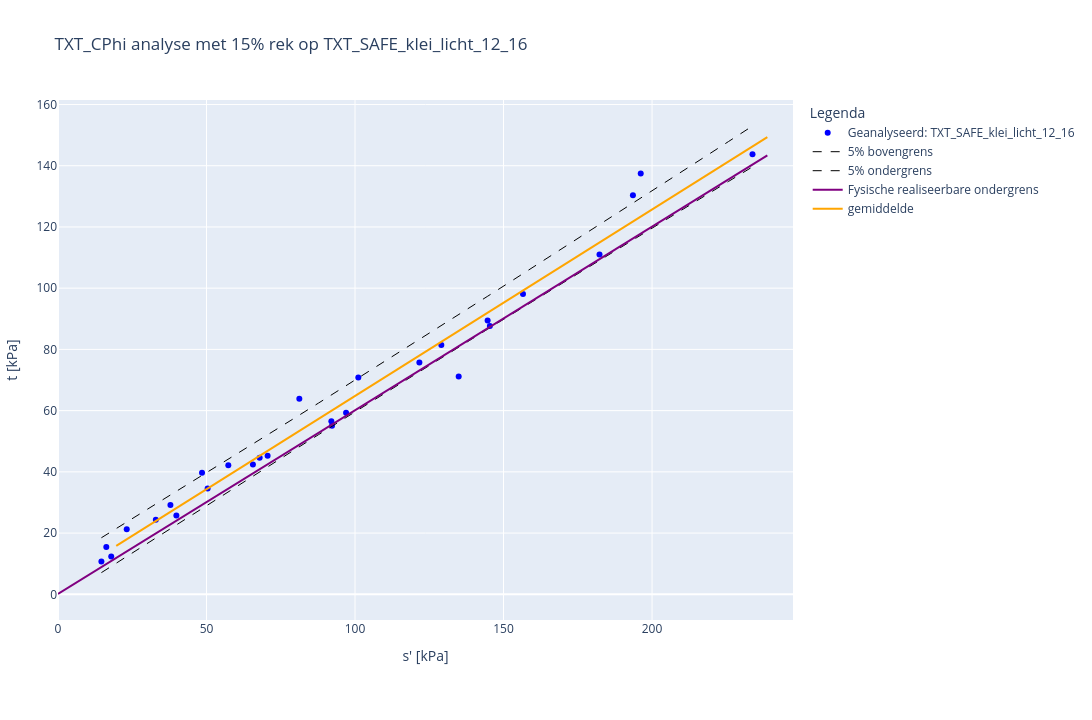
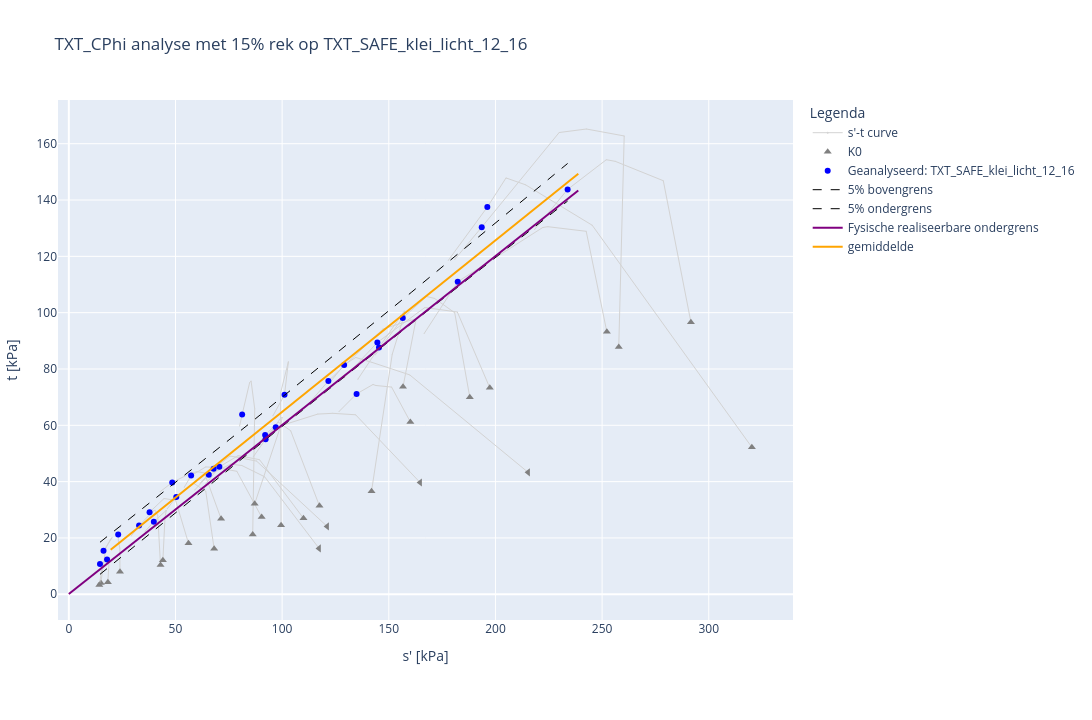

The notebook cell these images were saved under, in order:
### Code cell
#voer C-phi analyse uit met invoer en toon grafieken

if dropdown_type_proef.value.startswith('TXT'):
    rekpercentage = dropdown_rekpercentage_txt.value
else:
    rekpercentage = dropdown_rekpercentage_dss.value

analyse = CPhiAnalyse(dbase=dbase, investigation_groups=[dropdown_verzameling.value], effective_stress= rekpercentage,
                      analysis_type=dropdown_type_proef.value)

analyse.apply_parameters(cohesie_gem = PV_A1_COH_GEM_handmatig[0])
analyse.apply_parameters(phi_kar = PV_A2_PHI_KAR_handmatig[0])
analyse.apply_parameters(cohesie_kar = PV_A1_COH_KAR_handmatig[0])
analyse.apply_settings(material_factor_cohesion = PV_PARTCOH[0]) 
analyse.apply_settings(material_factor_tan_phi = PV_PARTPHI[0]) 
analyse.apply_settings(alpha = PV_TYPEVERZAMELING[0])

#Toon resultaten figuur en tabel met cohesie en hoek van inwendige wrijving
extra_verzamelingen_tonen = list(multi_select_verzameling.value)
analyse.show_figure(plot_extra_dataset= extra_verzamelingen_tonen )
analyse.show_figure(plot_spanningspaden=True)

analyse.print_short_results()

### Figure 1 — Plotly figure (JSON) as saved in the notebook; plotly's stock layout.template omitted (floating-point values rounded to 4 significant figures)
{"data": [{"hoverinfo": "text", "marker": {"color": "blue"}, "mode": "markers", "name": "Geanalyseerd: TXT_SAFE_klei_licht_12_16", "text": ["1166.0_AW206.+089_B_BIK_M017-a", "1177.0_AW206.+089_B_BIK_M025-a", "1178.0_AW206.+089_B_BIK_M027-a", "1227.0_AW215.+116_B_BIK_M014-c", "1228.0_AW215.+116_B_BIK_M015-a", "1276.0_AW216.+198_B_BIK_M027-a", "1392.0_AW299.+003_B_BIT_M007-a", "1405.0_AW299.+003_B_BIT_M017-a", "1592.0_AW298.+178_B_BIK_29", "1717.0_VY039.+095_B_BIT_11-b", "1718.0_VY039.+095_B_BIT_12", "1782.0_VY093.+142_B_AL_3", "2259.0_VY004.+187_B_AL_mo-10a", "2276.0_VY004.+187_B_BIT_mo-10a", "2278.0_VY004.+187_B_BIT_mo-13a", "2524.0_VY050.+179_B_MBIB_mo-17a", "2947.0_VY022.+183_B_AL_M005-b", "3617.0_AW205.+030_B_AL_mo-19", "3698.0_AW207.+158_B_AL_mo-04", "3715.0_AW207.+158_B_AL_mo-21", "3735.0_AW207.+162_B_BIK_mo-14", "3774.0_AW207.+162_B_BIT_mo-13", "3812.0_AW213.+167_B_BIK_mo-20", "3869.0_AW213.+171_B_AL_mo-05", "3886.0_AW213.+171_B_AL_mo-22", "3897.0_AW217.+083_B_AL_mo-08", "3979.0_AW217.+084_B_BIT_mo-22", "4224.0_AW240.+027_B_BIT_mo-05"], "type": "scatter", "x": [156.6, 144.6, 121.7, 233.8, 92.25, 182.3, 23.14, 39.85, 145.4, 32.94, 134.9, 48.49, 14.61, 17.92, 96.99, 50.37, 16.26, 67.89, 65.62, 37.85, 81.25, 196.2, 193.6, 92.03, 57.34, 70.57, 101.1, 129.1], "y": [98.11, 89.43, 75.74, 143.8, 55.06, 111.0, 21.26, 25.77, 87.65, 24.39, 71.16, 39.72, 10.71, 12.32, 59.29, 34.57, 15.46, 44.59, 42.42, 29.15, 63.85, 137.5, 130.4, 56.53, 42.14, 45.27, 70.81, 81.46]}, {"line": {"color": "black", "dash": "dash", "width": 1}, "mode": "lines", "name": "5% bovengrens", "type": "scatter", "x": [14.61, 22.73, 30.85, 38.97, 47.09, 55.2, 63.32, 71.44, 79.56, 87.68, 95.8, 103.9, 112.0, 120.2, 128.3, 136.4, 144.5, 152.6, 160.7, 168.9, 177.0, 185.1, 193.2, 201.3, 209.5, 217.6, 225.7, 233.8], "y": [18.48, 23.32, 28.18, 33.04, 37.92, 42.8, 47.7, 52.6, 57.52, 62.45, 67.39, 72.34, 77.31, 82.29, 87.27, 92.27, 97.28, 102.3, 107.3, 112.4, 117.4, 122.5, 127.5, 132.6, 137.7, 142.8, 147.9, 153.0]}, {"line": {"color": "black", "dash": "dash", "width": 1}, "mode": "lines", "name": "5% ondergrens", "type": "scatter", "x": [14.61, 22.73, 30.85, 38.97, 47.09, 55.2, 63.32, 71.44, 79.56, 87.68, 95.8, 103.9, 112.0, 120.2, 128.3, 136.4, 144.5, 152.6, 160.7, 168.9, 177.0, 185.1, 193.2, 201.3, 209.5, 217.6, 225.7, 233.8], "y": [7.08, 12.13, 17.16, 22.19, 27.21, 32.21, 37.21, 42.19, 47.16, 52.12, 57.07, 62.01, 66.94, 71.85, 76.75, 81.65, 86.53, 91.4, 96.26, 101.1, 106.0, 110.8, 115.6, 120.4, 125.2, 130.0, 134.8, 139.6]}, {"line": {"color": "purple", "width": 2}, "mode": "lines", "name": "Fysische realiseerbare ondergrens", "type": "scatter", "x": [0, 238.8], "y": [0.1, 143.4]}, {"line": {"color": "orange", "width": 2}, "mode": "lines", "name": "gemiddelde", "type": "scatter", "x": [19.61, 238.8], "y": [15.82, 149.3]}], "layout": {"height": 720, "legend": {"title": {"text": "Legenda"}}, "margin": {"b": 100, "l": 50, "r": 50, "t": 100}, "title": {"text": "TXT_CPhi analyse met 15% rek op TXT_SAFE_klei_licht_12_16"}, "width": 1280, "xaxis": {"title": {"text": "s' [kPa]"}}, "yaxis": {"title": {"text": "t [kPa]"}}}}

### Figure 2 — Plotly figure (JSON) as saved in the notebook; plotly's stock layout.template omitted (floating-point values rounded to 4 significant figures)
{"data": [{"hoverinfo": "text", "line": {"color": "lightgray", "width": 1}, "marker": {"color": "lightgray", "size": 1}, "mode": "lines+markers", "name": "s'-t curve", "showlegend": true, "text": ["3897.0_AW217.+083_B_AL_mo-08 - consolidatie<br>S':110.0, T:27.0", "3897.0_AW217.+083_B_AL_mo-08 - 2% rek<br>S':89.4, T:47.8", "3897.0_AW217.+083_B_AL_mo-08 - 5% rek<br>S':80.1, T:49.1", "3897.0_AW217.+083_B_AL_mo-08 - pieksterkte<br>S':79.3, T:49.2", "3897.0_AW217.+083_B_AL_mo-08 - 15% rek<br>S':70.6, T:45.3", "3897.0_AW217.+083_B_AL_mo-08 - eindsterkte<br>S':64.2, T:39.2"], "type": "scatter", "x": [110.0, 89.4, 80.13, 79.28, 70.57, 64.2], "y": [27.0, 47.8, 49.13, 49.18, 45.27, 39.2]}, {"hoverinfo": "text", "marker": {"color": "gray", "size": 7, "symbol": "triangle-up"}, "mode": "markers", "name": "K0", "showlegend": true, "text": "3897.0_AW217.+083_B_AL_mo-08 - consolidatie<br>S':110.0, T:27.0", "type": "scatter", "x": [110], "y": [27]}, {"hoverinfo": "text", "line": {"color": "lightgray", "width": 1}, "marker": {"color": "lightgray", "size": 1}, "mode": "lines+markers", "name": "Spanningspad 3979.0_AW217.+084_B_BIT_mo-22", "showlegend": false, "text": ["3979.0_AW217.+084_B_BIT_mo-22 - consolidatie<br>S':99.5, T:24.5", "3979.0_AW217.+084_B_BIT_mo-22 - 2% rek<br>S':99.2, T:71.4", "3979.0_AW217.+084_B_BIT_mo-22 - pieksterkte<br>S':102.9, T:82.5", "3979.0_AW217.+084_B_BIT_mo-22 - 5% rek<br>S':102.9, T:82.5", "3979.0_AW217.+084_B_BIT_mo-22 - 15% rek<br>S':101.1, T:70.8", "3979.0_AW217.+084_B_BIT_mo-22 - eindsterkte<br>S':95.7, T:63.4"], "type": "scatter", "x": [99.5, 99.25, 102.9, 102.9, 101.1, 95.69], "y": [24.5, 71.45, 82.53, 82.52, 70.81, 63.39]}, {"hoverinfo": "text", "marker": {"color": "gray", "size": 7, "symbol": "triangle-up"}, "mode": "markers", "name": "Start 3979.0_AW217.+084_B_BIT_mo-22", "showlegend": false, "text": "3979.0_AW217.+084_B_BIT_mo-22 - consolidatie<br>S':99.5, T:24.5", "type": "scatter", "x": [99.5], "y": [24.5]}, {"hoverinfo": "text", "line": {"color": "lightgray", "width": 1}, "marker": {"color": "lightgray", "size": 1}, "mode": "lines+markers", "name": "Spanningspad 1227.0_AW215.+116_B_BIK_M014-c", "showlegend": false, "text": ["1227.0_AW215.+116_B_BIK_M014-c - consolidatie<br>S':291.6, T:96.6", "1227.0_AW215.+116_B_BIK_M014-c - 2% rek<br>S':278.7, T:146.8", "1227.0_AW215.+116_B_BIK_M014-c - 5% rek<br>S':256.2, T:153.7", "1227.0_AW215.+116_B_BIK_M014-c - pieksterkte<br>S':252.0, T:154.3", "1227.0_AW215.+116_B_BIK_M014-c - 15% rek<br>S':233.8, T:143.8", "1227.0_AW215.+116_B_BIK_M014-c - eindsterkte<br>S':218.3, T:129.6"], "type": "scatter", "x": [291.6, 278.7, 256.2, 252.0, 233.8, 218.3], "y": [96.62, 146.8, 153.7, 154.3, 143.8, 129.6]}, {"hoverinfo": "text", "marker": {"color": "gray", "size": 7, "symbol": "triangle-up"}, "mode": "markers", "name": "Start 1227.0_AW215.+116_B_BIK_M014-c", "showlegend": false, "text": "1227.0_AW215.+116_B_BIK_M014-c - consolidatie<br>S':291.6, T:96.6", "type": "scatter", "x": [291.6], "y": [96.62]}, {"hoverinfo": "text", "line": {"color": "lightgray", "width": 1}, "marker": {"color": "lightgray", "size": 1}, "mode": "lines+markers", "name": "Spanningspad 1392.0_AW299.+003_B_BIT_M007-a", "showlegend": false, "text": ["1392.0_AW299.+003_B_BIT_M007-a - consolidatie<br>S':24.0, T:8.0", "1392.0_AW299.+003_B_BIT_M007-a - 2% rek<br>S':23.9, T:16.4", "1392.0_AW299.+003_B_BIT_M007-a - 5% rek<br>S':23.2, T:18.9", "1392.0_AW299.+003_B_BIT_M007-a - 15% rek<br>S':23.1, T:21.3", "1392.0_AW299.+003_B_BIT_M007-a - pieksterkte<br>S':22.3, T:21.5", "1392.0_AW299.+003_B_BIT_M007-a - eindsterkte<br>S':22.2, T:20.6"], "type": "scatter", "x": [23.99, 23.89, 23.23, 23.14, 22.34, 22.24], "y": [7.99, 16.4, 18.92, 21.26, 21.46, 20.6]}, {"hoverinfo": "text", "marker": {"color": "gray", "size": 7, "symbol": "triangle-up"}, "mode": "markers", "name": "Start 1392.0_AW299.+003_B_BIT_M007-a", "showlegend": false, "text": "1392.0_AW299.+003_B_BIT_M007-a - consolidatie<br>S':24.0, T:8.0", "type": "scatter", "x": [23.99], "y": [7.99]}, {"hoverinfo": "text", "line": {"color": "lightgray", "width": 1}, "marker": {"color": "lightgray", "size": 1}, "mode": "lines+markers", "name": "Spanningspad 3812.0_AW213.+167_B_BIK_mo-20", "showlegend": false, "text": ["3812.0_AW213.+167_B_BIK_mo-20 - consolidatie<br>S':257.8, T:87.8", "3812.0_AW213.+167_B_BIK_mo-20 - 2% rek<br>S':260.4, T:162.8", "3812.0_AW213.+167_B_BIK_mo-20 - pieksterkte<br>S':242.6, T:165.2", "3812.0_AW213.+167_B_BIK_mo-20 - 5% rek<br>S':229.9, T:164.0", "3812.0_AW213.+167_B_BIK_mo-20 - 15% rek<br>S':193.6, T:130.4", "3812.0_AW213.+167_B_BIK_mo-20 - eindsterkte<br>S':180.9, T:118.9"], "type": "scatter", "x": [257.8, 260.4, 242.6, 229.9, 193.6, 180.9], "y": [87.8, 162.8, 165.2, 164.0, 130.4, 118.9]}, {"hoverinfo": "text", "marker": {"color": "gray", "size": 7, "symbol": "triangle-up"}, "mode": "markers", "name": "Start 3812.0_AW213.+167_B_BIK_mo-20", "showlegend": false, "text": "3812.0_AW213.+167_B_BIK_mo-20 - consolidatie<br>S':257.8, T:87.8", "type": "scatter", "x": [257.8], "y": [87.8]}, {"hoverinfo": "text", "line": {"color": "lightgray", "width": 1}, "marker": {"color": "lightgray", "size": 1}, "mode": "lines+markers", "name": "Spanningspad 3715.0_AW207.+158_B_AL_mo-21", "showlegend": false, "text": ["3715.0_AW207.+158_B_AL_mo-21 - consolidatie<br>S':56.1, T:18.1", "3715.0_AW207.+158_B_AL_mo-21 - 2% rek<br>S':50.1, T:33.4", "3715.0_AW207.+158_B_AL_mo-21 - pieksterkte<br>S':44.8, T:34.0", "3715.0_AW207.+158_B_AL_mo-21 - 5% rek<br>S':44.6, T:34.0", "3715.0_AW207.+158_B_AL_mo-21 - 15% rek<br>S':37.8, T:29.1"], "type": "scatter", "x": [56.1, 50.06, 44.79, 44.56, 37.85], "y": [18.1, 33.36, 33.99, 33.96, 29.15]}, {"hoverinfo": "text", "marker": {"color": "gray", "size": 7, "symbol": "triangle-up"}, "mode": "markers", "name": "Start 3715.0_AW207.+158_B_AL_mo-21", "showlegend": false, "text": "3715.0_AW207.+158_B_AL_mo-21 - consolidatie<br>S':56.1, T:18.1", "type": "scatter", "x": [56.1], "y": [18.1]}, {"hoverinfo": "text", "line": {"color": "lightgray", "width": 1}, "marker": {"color": "lightgray", "size": 1}, "mode": "lines+markers", "name": "Spanningspad 1178.0_AW206.+089_B_BIK_M027-a", "showlegend": false, "text": ["1178.0_AW206.+089_B_BIK_M027-a - consolidatie<br>S':156.7, T:73.7", "1178.0_AW206.+089_B_BIK_M027-a - pieksterkte<br>S':162.8, T:97.5", "1178.0_AW206.+089_B_BIK_M027-a - 2% rek<br>S':160.2, T:97.3", "1178.0_AW206.+089_B_BIK_M027-a - 5% rek<br>S':147.2, T:94.2", "1178.0_AW206.+089_B_BIK_M027-a - 15% rek<br>S':121.7, T:75.7", "1178.0_AW206.+089_B_BIK_M027-a - eindsterkte<br>S':110.2, T:65.8"], "type": "scatter", "x": [156.7, 162.8, 160.2, 147.2, 121.7, 110.2], "y": [73.66, 97.55, 97.33, 94.18, 75.74, 65.8]}, {"hoverinfo": "text", "marker": {"color": "gray", "size": 7, "symbol": "triangle-up"}, "mode": "markers", "name": "Start 1178.0_AW206.+089_B_BIK_M027-a", "showlegend": false, "text": "1178.0_AW206.+089_B_BIK_M027-a - consolidatie<br>S':156.7, T:73.7", "type": "scatter", "x": [156.7], "y": [73.66]}, {"hoverinfo": "text", "line": {"color": "lightgray", "width": 1}, "marker": {"color": "lightgray", "size": 1}, "mode": "lines+markers", "name": "Spanningspad 1177.0_AW206.+089_B_BIK_M025-a", "showlegend": false, "text": ["1177.0_AW206.+089_B_BIK_M025-a - consolidatie<br>S':197.3, T:73.3", "1177.0_AW206.+089_B_BIK_M025-a - 2% rek<br>S':182.1, T:100.2", "1177.0_AW206.+089_B_BIK_M025-a - 5% rek<br>S':167.9, T:101.7", "1177.0_AW206.+089_B_BIK_M025-a - pieksterkte<br>S':166.8, T:101.8", "1177.0_AW206.+089_B_BIK_M025-a - 15% rek<br>S':144.6, T:89.4", "1177.0_AW206.+089_B_BIK_M025-a - eindsterkte<br>S':128.8, T:76.6"], "type": "scatter", "x": [197.3, 182.1, 167.9, 166.8, 144.6, 128.8], "y": [73.34, 100.2, 101.7, 101.8, 89.43, 76.62]}, {"hoverinfo": "text", "marker": {"color": "gray", "size": 7, "symbol": "triangle-up"}, "mode": "markers", "name": "Start 1177.0_AW206.+089_B_BIK_M025-a", "showlegend": false, "text": "1177.0_AW206.+089_B_BIK_M025-a - consolidatie<br>S':197.3, T:73.3", "type": "scatter", "x": [197.3], "y": [73.34]}, {"hoverinfo": "text", "line": {"color": "lightgray", "width": 1}, "marker": {"color": "lightgray", "size": 1}, "mode": "lines+markers", "name": "Spanningspad 3735.0_AW207.+162_B_BIK_mo-14", "showlegend": false, "text": ["3735.0_AW207.+162_B_BIK_mo-14 - consolidatie<br>S':86.2, T:21.2", "3735.0_AW207.+162_B_BIK_mo-14 - 2% rek<br>S':87.2, T:65.8", "3735.0_AW207.+162_B_BIK_mo-14 - pieksterkte<br>S':85.4, T:75.7", "3735.0_AW207.+162_B_BIK_mo-14 - 5% rek<br>S':84.8, T:75.2", "3735.0_AW207.+162_B_BIK_mo-14 - 15% rek<br>S':81.2, T:63.8", "3735.0_AW207.+162_B_BIK_mo-14 - eindsterkte<br>S':80.1, T:59.8"], "type": "scatter", "x": [86.2, 87.15, 85.44, 84.76, 81.25, 80.07], "y": [21.2, 65.85, 75.74, 75.16, 63.85, 59.77]}, {"hoverinfo": "text", "marker": {"color": "gray", "size": 7, "symbol": "triangle-up"}, "mode": "markers", "name": "Start 3735.0_AW207.+162_B_BIK_mo-14", "showlegend": false, "text": "3735.0_AW207.+162_B_BIK_mo-14 - consolidatie<br>S':86.2, T:21.2", "type": "scatter", "x": [86.2], "y": [21.2]}, {"hoverinfo": "text", "line": {"color": "lightgray", "width": 1}, "marker": {"color": "lightgray", "size": 1}, "mode": "lines+markers", "name": "Spanningspad 1592.0_AW298.+178_B_BIK_29", "showlegend": false, "text": ["1592.0_AW298.+178_B_BIK_29 - consolidatie<br>S':141.9, T:36.6", "1592.0_AW298.+178_B_BIK_29 - 2% rek<br>S':151.6, T:85.2", "1592.0_AW298.+178_B_BIK_29 - 5% rek<br>S':157.5, T:99.8", "1592.0_AW298.+178_B_BIK_29 - pieksterkte<br>S':157.3, T:100.6", "1592.0_AW298.+178_B_BIK_29 - 15% rek<br>S':145.4, T:87.7", "1592.0_AW298.+178_B_BIK_29 - eindsterkte<br>S':135.5, T:76.4"], "type": "scatter", "x": [141.9, 151.6, 157.5, 157.3, 145.4, 135.5], "y": [36.57, 85.22, 99.76, 100.6, 87.65, 76.38]}, {"hoverinfo": "text", "marker": {"color": "gray", "size": 7, "symbol": "triangle-up"}, "mode": "markers", "name": "Start 1592.0_AW298.+178_B_BIK_29", "showlegend": false, "text": "1592.0_AW298.+178_B_BIK_29 - consolidatie<br>S':141.9, T:36.6", "type": "scatter", "x": [141.9], "y": [36.57]}, {"hoverinfo": "text", "line": {"color": "lightgray", "width": 1}, "marker": {"color": "lightgray", "size": 1}, "mode": "lines+markers", "name": "Spanningspad 1166.0_AW206.+089_B_BIK_M017-a", "showlegend": false, "text": ["1166.0_AW206.+089_B_BIK_M017-a - consolidatie<br>S':188.0, T:70.0", "1166.0_AW206.+089_B_BIK_M017-a - 2% rek<br>S':180.9, T:100.0", "1166.0_AW206.+089_B_BIK_M017-a - 5% rek<br>S':171.4, T:105.1", "1166.0_AW206.+089_B_BIK_M017-a - pieksterkte<br>S':167.7, T:105.7", "1166.0_AW206.+089_B_BIK_M017-a - 15% rek<br>S':156.6, T:98.1", "1166.0_AW206.+089_B_BIK_M017-a - eindsterkte<br>S':143.8, T:85.1"], "type": "scatter", "x": [188.0, 180.9, 171.4, 167.7, 156.6, 143.8], "y": [69.97, 99.97, 105.1, 105.7, 98.11, 85.1]}, {"hoverinfo": "text", "marker": {"color": "gray", "size": 7, "symbol": "triangle-up"}, "mode": "markers", "name": "Start 1166.0_AW206.+089_B_BIK_M017-a", "showlegend": false, "text": "1166.0_AW206.+089_B_BIK_M017-a - consolidatie<br>S':188.0, T:70.0", "type": "scatter", "x": [188.0], "y": [69.97]}, {"hoverinfo": "text", "line": {"color": "lightgray", "width": 1}, "marker": {"color": "lightgray", "size": 1}, "mode": "lines+markers", "name": "Spanningspad 1276.0_AW216.+198_B_BIK_M027-a", "showlegend": false, "text": ["1276.0_AW216.+198_B_BIK_M027-a - consolidatie<br>S':252.2, T:93.2", "1276.0_AW216.+198_B_BIK_M027-a - 2% rek<br>S':242.5, T:128.9", "1276.0_AW216.+198_B_BIK_M027-a - pieksterkte<br>S':224.5, T:130.5", "1276.0_AW216.+198_B_BIK_M027-a - 5% rek<br>S':222.1, T:130.2", "1276.0_AW216.+198_B_BIK_M027-a - 15% rek<br>S':182.3, T:111.0", "1276.0_AW216.+198_B_BIK_M027-a - eindsterkte<br>S':166.6, T:92.6"], "type": "scatter", "x": [252.2, 242.5, 224.5, 222.1, 182.3, 166.6], "y": [93.21, 128.9, 130.5, 130.2, 111.0, 92.61]}, {"hoverinfo": "text", "marker": {"color": "gray", "size": 7, "symbol": "triangle-up"}, "mode": "markers", "name": "Start 1276.0_AW216.+198_B_BIK_M027-a", "showlegend": false, "text": "1276.0_AW216.+198_B_BIK_M027-a - consolidatie<br>S':252.2, T:93.2", "type": "scatter", "x": [252.2], "y": [93.21]}, {"hoverinfo": "text", "line": {"color": "lightgray", "width": 1}, "marker": {"color": "lightgray", "size": 1}, "mode": "lines+markers", "name": "Spanningspad 2278.0_VY004.+187_B_BIT_mo-13a", "showlegend": false, "text": ["2278.0_VY004.+187_B_BIT_mo-13a - consolidatie<br>S':164.7, T:39.7", "2278.0_VY004.+187_B_BIT_mo-13a - 2% rek<br>S':134.4, T:63.7", "2278.0_VY004.+187_B_BIT_mo-13a - pieksterkte<br>S':123.7, T:64.3", "2278.0_VY004.+187_B_BIT_mo-13a - 5% rek<br>S':116.7, T:64.0", "2278.0_VY004.+187_B_BIT_mo-13a - 15% rek<br>S':97.0, T:59.3", "2278.0_VY004.+187_B_BIT_mo-13a - eindsterkte<br>S':85.6, T:51.2"], "type": "scatter", "x": [164.7, 134.4, 123.7, 116.7, 96.99, 85.55], "y": [39.68, 63.74, 64.26, 63.99, 59.29, 51.25]}, {"hoverinfo": "text", "marker": {"color": "gray", "size": 7, "symbol": "triangle-left"}, "mode": "markers", "name": "Start 2278.0_VY004.+187_B_BIT_mo-13a", "showlegend": false, "text": "2278.0_VY004.+187_B_BIT_mo-13a - consolidatie<br>S':164.7, T:39.7", "type": "scatter", "x": [164.7], "y": [39.68]}, {"hoverinfo": "text", "line": {"color": "lightgray", "width": 1}, "marker": {"color": "lightgray", "size": 1}, "mode": "lines+markers", "name": "Spanningspad 1718.0_VY039.+095_B_BIT_12", "showlegend": false, "text": ["1718.0_VY039.+095_B_BIT_12 - consolidatie<br>S':160.1, T:61.2", "1718.0_VY039.+095_B_BIT_12 - 2% rek<br>S':151.3, T:73.6", "1718.0_VY039.+095_B_BIT_12 - 5% rek<br>S':143.9, T:74.2", "1718.0_VY039.+095_B_BIT_12 - pieksterkte<br>S':142.6, T:74.5", "1718.0_VY039.+095_B_BIT_12 - 15% rek<br>S':134.9, T:71.2", "1718.0_VY039.+095_B_BIT_12 - eindsterkte<br>S':126.7, T:64.9"], "type": "scatter", "x": [160.1, 151.3, 143.9, 142.6, 134.9, 126.7], "y": [61.2, 73.58, 74.15, 74.5, 71.16, 64.93]}, {"hoverinfo": "text", "marker": {"color": "gray", "size": 7, "symbol": "triangle-up"}, "mode": "markers", "name": "Start 1718.0_VY039.+095_B_BIT_12", "showlegend": false, "text": "1718.0_VY039.+095_B_BIT_12 - consolidatie<br>S':160.1, T:61.2", "type": "scatter", "x": [160.1], "y": [61.2]}, {"hoverinfo": "text", "line": {"color": "lightgray", "width": 1}, "marker": {"color": "lightgray", "size": 1}, "mode": "lines+markers", "name": "Spanningspad 1717.0_VY039.+095_B_BIT_11-b", "showlegend": false, "text": ["1717.0_VY039.+095_B_BIT_11-b - consolidatie<br>S':43.0, T:10.4", "1717.0_VY039.+095_B_BIT_11-b - 2% rek<br>S':41.7, T:28.0", "1717.0_VY039.+095_B_BIT_11-b - pieksterkte<br>S':40.4, T:29.9", "1717.0_VY039.+095_B_BIT_11-b - 5% rek<br>S':39.5, T:29.6", "1717.0_VY039.+095_B_BIT_11-b - 15% rek<br>S':32.9, T:24.4", "1717.0_VY039.+095_B_BIT_11-b - eindsterkte<br>S':29.4, T:20.8"], "type": "scatter", "x": [42.99, 41.67, 40.43, 39.5, 32.94, 29.36], "y": [10.44, 28.02, 29.88, 29.55, 24.39, 20.81]}, {"hoverinfo": "text", "marker": {"color": "gray", "size": 7, "symbol": "triangle-up"}, "mode": "markers", "name": "Start 1717.0_VY039.+095_B_BIT_11-b", "showlegend": false, "text": "1717.0_VY039.+095_B_BIT_11-b - consolidatie<br>S':43.0, T:10.4", "type": "scatter", "x": [42.99], "y": [10.44]}, {"hoverinfo": "text", "line": {"color": "lightgray", "width": 1}, "marker": {"color": "lightgray", "size": 1}, "mode": "lines+markers", "name": "Spanningspad 2524.0_VY050.+179_B_MBIB_mo-17a", "showlegend": false, "text": ["2524.0_VY050.+179_B_MBIB_mo-17a - consolidatie<br>S':68.1, T:16.1", "2524.0_VY050.+179_B_MBIB_mo-17a - 2% rek<br>S':64.2, T:36.6", "2524.0_VY050.+179_B_MBIB_mo-17a - 5% rek<br>S':58.4, T:39.4", "2524.0_VY050.+179_B_MBIB_mo-17a - pieksterkte<br>S':58.4, T:39.5", "2524.0_VY050.+179_B_MBIB_mo-17a - 15% rek<br>S':50.4, T:34.6", "2524.0_VY050.+179_B_MBIB_mo-17a - eindsterkte<br>S':46.2, T:30.4"], "type": "scatter", "x": [68.13, 64.19, 58.44, 58.36, 50.37, 46.15], "y": [16.13, 36.59, 39.44, 39.46, 34.57, 30.35]}, {"hoverinfo": "text", "marker": {"color": "gray", "size": 7, "symbol": "triangle-up"}, "mode": "markers", "name": "Start 2524.0_VY050.+179_B_MBIB_mo-17a", "showlegend": false, "text": "2524.0_VY050.+179_B_MBIB_mo-17a - consolidatie<br>S':68.1, T:16.1", "type": "scatter", "x": [68.13], "y": [16.13]}, {"hoverinfo": "text", "line": {"color": "lightgray", "width": 1}, "marker": {"color": "lightgray", "size": 1}, "mode": "lines+markers", "name": "Spanningspad 2276.0_VY004.+187_B_BIT_mo-10a", "showlegend": false, "text": ["2276.0_VY004.+187_B_BIT_mo-10a - consolidatie<br>S':18.3, T:4.3", "2276.0_VY004.+187_B_BIT_mo-10a - 2% rek<br>S':19.1, T:11.9", "2276.0_VY004.+187_B_BIT_mo-10a - pieksterkte<br>S':18.9, T:12.8", "2276.0_VY004.+187_B_BIT_mo-10a - 5% rek<br>S':18.8, T:12.8", "2276.0_VY004.+187_B_BIT_mo-10a - 15% rek<br>S':17.9, T:12.3", "2276.0_VY004.+187_B_BIT_mo-10a - eindsterkte<br>S':16.9, T:11.7"], "type": "scatter", "x": [18.31, 19.06, 18.94, 18.8, 17.92, 16.89], "y": [4.31, 11.86, 12.84, 12.8, 12.32, 11.69]}, {"hoverinfo": "text", "marker": {"color": "gray", "size": 7, "symbol": "triangle-up"}, "mode": "markers", "name": "Start 2276.0_VY004.+187_B_BIT_mo-10a", "showlegend": false, "text": "2276.0_VY004.+187_B_BIT_mo-10a - consolidatie<br>S':18.3, T:4.3", "type": "scatter", "x": [18.31], "y": [4.31]}, {"hoverinfo": "text", "line": {"color": "lightgray", "width": 1}, "marker": {"color": "lightgray", "size": 1}, "mode": "lines+markers", "name": "Spanningspad 2947.0_VY022.+183_B_AL_M005-b", "showlegend": false, "text": ["2947.0_VY022.+183_B_AL_M005-b - consolidatie<br>S':15.0, T:4.0", "2947.0_VY022.+183_B_AL_M005-b - 2% rek<br>S':17.3, T:16.3", "2947.0_VY022.+183_B_AL_M005-b - 5% rek<br>S':19.6, T:19.6", "2947.0_VY022.+183_B_AL_M005-b - pieksterkte<br>S':20.3, T:20.1", "2947.0_VY022.+183_B_AL_M005-b - 15% rek<br>S':16.3, T:15.5", "2947.0_VY022.+183_B_AL_M005-b - eindsterkte<br>S':16.3, T:14.5"], "type": "scatter", "x": [15.01, 17.31, 19.6, 20.28, 16.26, 16.31], "y": [4.01, 16.31, 19.6, 20.08, 15.46, 14.51]}, {"hoverinfo": "text", "marker": {"color": "gray", "size": 7, "symbol": "triangle-up"}, "mode": "markers", "name": "Start 2947.0_VY022.+183_B_AL_M005-b", "showlegend": false, "text": "2947.0_VY022.+183_B_AL_M005-b - consolidatie<br>S':15.0, T:4.0", "type": "scatter", "x": [15.01], "y": [4.01]}, {"hoverinfo": "text", "line": {"color": "lightgray", "width": 1}, "marker": {"color": "lightgray", "size": 1}, "mode": "lines+markers", "name": "Spanningspad 3774.0_AW207.+162_B_BIT_mo-13", "showlegend": false, "text": ["3774.0_AW207.+162_B_BIT_mo-13 - consolidatie<br>S':320.2, T:52.2", "3774.0_AW207.+162_B_BIT_mo-13 - 2% rek<br>S':245.4, T:131.1", "3774.0_AW207.+162_B_BIT_mo-13 - 5% rek<br>S':214.1, T:145.4", "3774.0_AW207.+162_B_BIT_mo-13 - pieksterkte<br>S':204.9, T:147.8", "3774.0_AW207.+162_B_BIT_mo-13 - 15% rek<br>S':196.2, T:137.5", "3774.0_AW207.+162_B_BIT_mo-13 - eindsterkte<br>S':177.9, T:118.6"], "type": "scatter", "x": [320.2, 245.4, 214.1, 204.9, 196.2, 177.9], "y": [52.2, 131.1, 145.4, 147.8, 137.5, 118.6]}, {"hoverinfo": "text", "marker": {"color": "gray", "size": 7, "symbol": "triangle-up"}, "mode": "markers", "name": "Start 3774.0_AW207.+162_B_BIT_mo-13", "showlegend": false, "text": "3774.0_AW207.+162_B_BIT_mo-13 - consolidatie<br>S':320.2, T:52.2", "type": "scatter", "x": [320.2], "y": [52.2]}, {"hoverinfo": "text", "line": {"color": "lightgray", "width": 1}, "marker": {"color": "lightgray", "size": 1}, "mode": "lines+markers", "name": "Spanningspad 3869.0_AW213.+171_B_AL_mo-05", "showlegend": false, "text": ["3869.0_AW213.+171_B_AL_mo-05 - consolidatie<br>S':117.5, T:31.4", "3869.0_AW213.+171_B_AL_mo-05 - 2% rek<br>S':104.0, T:58.1", "3869.0_AW213.+171_B_AL_mo-05 - pieksterkte<br>S':98.3, T:61.0", "3869.0_AW213.+171_B_AL_mo-05 - 5% rek<br>S':98.0, T:61.0", "3869.0_AW213.+171_B_AL_mo-05 - 15% rek<br>S':92.0, T:56.5", "3869.0_AW213.+171_B_AL_mo-05 - eindsterkte<br>S':87.2, T:51.6"], "type": "scatter", "x": [117.5, 104.0, 98.35, 98.02, 92.03, 87.21], "y": [31.4, 58.09, 61.05, 61.02, 56.53, 51.61]}, {"hoverinfo": "text", "marker": {"color": "gray", "size": 7, "symbol": "triangle-up"}, "mode": "markers", "name": "Start 3869.0_AW213.+171_B_AL_mo-05", "showlegend": false, "text": "3869.0_AW213.+171_B_AL_mo-05 - consolidatie<br>S':117.5, T:31.4", "type": "scatter", "x": [117.5], "y": [31.4]}, {"hoverinfo": "text", "line": {"color": "lightgray", "width": 1}, "marker": {"color": "lightgray", "size": 1}, "mode": "lines+markers", "name": "Spanningspad 3617.0_AW205.+030_B_AL_mo-19", "showlegend": false, "text": ["3617.0_AW205.+030_B_AL_mo-19 - consolidatie<br>S':121.1, T:24.1", "3617.0_AW205.+030_B_AL_mo-19 - 2% rek<br>S':88.0, T:47.3", "3617.0_AW205.+030_B_AL_mo-19 - 5% rek<br>S':77.1, T:48.9", "3617.0_AW205.+030_B_AL_mo-19 - pieksterkte<br>S':75.6, T:49.1", "3617.0_AW205.+030_B_AL_mo-19 - 15% rek<br>S':67.9, T:44.6", "3617.0_AW205.+030_B_AL_mo-19 - eindsterkte<br>S':61.6, T:39.5"], "type": "scatter", "x": [121.1, 88.0, 77.12, 75.56, 67.89, 61.56], "y": [24.1, 47.3, 48.92, 49.06, 44.59, 39.46]}, {"hoverinfo": "text", "marker": {"color": "gray", "size": 7, "symbol": "triangle-left"}, "mode": "markers", "name": "Start 3617.0_AW205.+030_B_AL_mo-19", "showlegend": false, "text": "3617.0_AW205.+030_B_AL_mo-19 - consolidatie<br>S':121.1, T:24.1", "type": "scatter", "x": [121.1], "y": [24.1]}, {"hoverinfo": "text", "line": {"color": "lightgray", "width": 1}, "marker": {"color": "lightgray", "size": 1}, "mode": "lines+markers", "name": "Spanningspad 1782.0_VY093.+142_B_AL_3", "showlegend": false, "text": ["1782.0_VY093.+142_B_AL_3 - consolidatie<br>S':71.4, T:26.8", "1782.0_VY093.+142_B_AL_3 - 2% rek<br>S':63.6, T:43.1", "1782.0_VY093.+142_B_AL_3 - pieksterkte<br>S':60.1, T:43.5", "1782.0_VY093.+142_B_AL_3 - 5% rek<br>S':57.5, T:43.1", "1782.0_VY093.+142_B_AL_3 - 15% rek<br>S':48.5, T:39.7", "1782.0_VY093.+142_B_AL_3 - eindsterkte<br>S':42.8, T:36.4"], "type": "scatter", "x": [71.38, 63.57, 60.1, 57.49, 48.49, 42.79], "y": [26.82, 43.1, 43.53, 43.13, 39.72, 36.42]}, {"hoverinfo": "text", "marker": {"color": "gray", "size": 7, "symbol": "triangle-up"}, "mode": "markers", "name": "Start 1782.0_VY093.+142_B_AL_3", "showlegend": false, "text": "1782.0_VY093.+142_B_AL_3 - consolidatie<br>S':71.4, T:26.8", "type": "scatter", "x": [71.38], "y": [26.82]}, {"hoverinfo": "text", "line": {"color": "lightgray", "width": 1}, "marker": {"color": "lightgray", "size": 1}, "mode": "lines+markers", "name": "Spanningspad 3886.0_AW213.+171_B_AL_mo-22", "showlegend": false, "text": ["3886.0_AW213.+171_B_AL_mo-22 - consolidatie<br>S':90.4, T:27.4", "3886.0_AW213.+171_B_AL_mo-22 - 2% rek<br>S':78.8, T:43.7", "3886.0_AW213.+171_B_AL_mo-22 - 5% rek<br>S':69.1, T:45.0", "3886.0_AW213.+171_B_AL_mo-22 - pieksterkte<br>S':64.2, T:45.2", "3886.0_AW213.+171_B_AL_mo-22 - 15% rek<br>S':57.3, T:42.1", "3886.0_AW213.+171_B_AL_mo-22 - eindsterkte<br>S':54.1, T:38.0"], "type": "scatter", "x": [90.4, 78.77, 69.1, 64.23, 57.34, 54.14], "y": [27.4, 43.67, 45.0, 45.23, 42.14, 38.04]}, {"hoverinfo": "text", "marker": {"color": "gray", "size": 7, "symbol": "triangle-up"}, "mode": "markers", "name": "Start 3886.0_AW213.+171_B_AL_mo-22", "showlegend": false, "text": "3886.0_AW213.+171_B_AL_mo-22 - consolidatie<br>S':90.4, T:27.4", "type": "scatter", "x": [90.4], "y": [27.4]}, {"hoverinfo": "text", "line": {"color": "lightgray", "width": 1}, "marker": {"color": "lightgray", "size": 1}, "mode": "lines+markers", "name": "Spanningspad 1228.0_AW215.+116_B_BIK_M015-a", "showlegend": false, "text": ["1228.0_AW215.+116_B_BIK_M015-a - consolidatie<br>S':87.1, T:32.1", "1228.0_AW215.+116_B_BIK_M015-a - 2% rek<br>S':99.2, T:59.6", "1228.0_AW215.+116_B_BIK_M015-a - pieksterkte<br>S':100.0, T:62.8", "1228.0_AW215.+116_B_BIK_M015-a - 5% rek<br>S':99.2, T:62.5", "1228.0_AW215.+116_B_BIK_M015-a - 15% rek<br>S':92.2, T:55.1", "1228.0_AW215.+116_B_BIK_M015-a - eindsterkte<br>S':86.5, T:48.8"], "type": "scatter", "x": [87.12, 99.24, 100.0, 99.25, 92.25, 86.48], "y": [32.12, 59.59, 62.81, 62.49, 55.06, 48.82]}, {"hoverinfo": "text", "marker": {"color": "gray", "size": 7, "symbol": "triangle-up"}, "mode": "markers", "name": "Start 1228.0_AW215.+116_B_BIK_M015-a", "showlegend": false, "text": "1228.0_AW215.+116_B_BIK_M015-a - consolidatie<br>S':87.1, T:32.1", "type": "scatter", "x": [87.12], "y": [32.12]}, {"hoverinfo": "text", "line": {"color": "lightgray", "width": 1}, "marker": {"color": "lightgray", "size": 1}, "mode": "lines+markers", "name": "Spanningspad 3698.0_AW207.+158_B_AL_mo-04", "showlegend": false, "text": ["3698.0_AW207.+158_B_AL_mo-04 - consolidatie<br>S':117.3, T:16.3", "3698.0_AW207.+158_B_AL_mo-04 - 2% rek<br>S':91.8, T:41.8", "3698.0_AW207.+158_B_AL_mo-04 - 5% rek<br>S':81.1, T:45.7", "3698.0_AW207.+158_B_AL_mo-04 - pieksterkte<br>S':75.9, T:46.2", "3698.0_AW207.+158_B_AL_mo-04 - 15% rek<br>S':65.6, T:42.4", "3698.0_AW207.+158_B_AL_mo-04 - eindsterkte<br>S':59.0, T:37.0"], "type": "scatter", "x": [117.3, 91.75, 81.12, 75.9, 65.62, 59.05], "y": [16.3, 41.75, 45.72, 46.2, 42.42, 37.05]}, {"hoverinfo": "text", "marker": {"color": "gray", "size": 7, "symbol": "triangle-left"}, "mode": "markers", "name": "Start 3698.0_AW207.+158_B_AL_mo-04", "showlegend": false, "text": "3698.0_AW207.+158_B_AL_mo-04 - consolidatie<br>S':117.3, T:16.3", "type": "scatter", "x": [117.3], "y": [16.3]}, {"hoverinfo": "text", "line": {"color": "lightgray", "width": 1}, "marker": {"color": "lightgray", "size": 1}, "mode": "lines+markers", "name": "Spanningspad 4224.0_AW240.+027_B_BIT_mo-05", "showlegend": false, "text": ["4224.0_AW240.+027_B_BIT_mo-05 - consolidatie<br>S':215.3, T:43.3", "4224.0_AW240.+027_B_BIT_mo-05 - 2% rek<br>S':159.8, T:77.9", "4224.0_AW240.+027_B_BIT_mo-05 - 5% rek<br>S':142.1, T:82.3", "4224.0_AW240.+027_B_BIT_mo-05 - pieksterkte<br>S':134.5, T:84.1", "4224.0_AW240.+027_B_BIT_mo-05 - 15% rek<br>S':129.1, T:81.5", "4224.0_AW240.+027_B_BIT_mo-05 - eindsterkte<br>S':121.8, T:74.7"], "type": "scatter", "x": [215.3, 159.8, 142.1, 134.5, 129.1, 121.8], "y": [43.3, 77.91, 82.34, 84.1, 81.46, 74.69]}, {"hoverinfo": "text", "marker": {"color": "gray", "size": 7, "symbol": "triangle-left"}, "mode": "markers", "name": "Start 4224.0_AW240.+027_B_BIT_mo-05", "showlegend": false, "text": "4224.0_AW240.+027_B_BIT_mo-05 - consolidatie<br>S':215.3, T:43.3", "type": "scatter", "x": [215.3], "y": [43.3]}, {"hoverinfo": "text", "line": {"color": "lightgray", "width": 1}, "marker": {"color": "lightgray", "size": 1}, "mode": "lines+markers", "name": "Spanningspad 1405.0_AW299.+003_B_BIT_M017-a", "showlegend": false, "text": ["1405.0_AW299.+003_B_BIT_M017-a - consolidatie<br>S':44.1, T:12.1", "1405.0_AW299.+003_B_BIT_M017-a - 2% rek<br>S':45.1, T:27.3", "1405.0_AW299.+003_B_BIT_M017-a - pieksterkte<br>S':45.7, T:29.8", "1405.0_AW299.+003_B_BIT_M017-a - 5% rek<br>S':45.5, T:29.7", "1405.0_AW299.+003_B_BIT_M017-a - 15% rek<br>S':39.9, T:25.8", "1405.0_AW299.+003_B_BIT_M017-a - eindsterkte<br>S':35.8, T:22.4"], "type": "scatter", "x": [44.09, 45.09, 45.66, 45.49, 39.85, 35.79], "y": [12.09, 27.29, 29.79, 29.66, 25.77, 22.39]}, {"hoverinfo": "text", "marker": {"color": "gray", "size": 7, "symbol": "triangle-up"}, "mode": "markers", "name": "Start 1405.0_AW299.+003_B_BIT_M017-a", "showlegend": false, "text": "1405.0_AW299.+003_B_BIT_M017-a - consolidatie<br>S':44.1, T:12.1", "type": "scatter", "x": [44.09], "y": [12.09]}, {"hoverinfo": "text", "line": {"color": "lightgray", "width": 1}, "marker": {"color": "lightgray", "size": 1}, "mode": "lines+markers", "name": "Spanningspad 2259.0_VY004.+187_B_AL_mo-10a", "showlegend": false, "text": ["2259.0_VY004.+187_B_AL_mo-10a - consolidatie<br>S':14.3, T:3.3", "2259.0_VY004.+187_B_AL_mo-10a - 2% rek<br>S':15.9, T:10.4", "2259.0_VY004.+187_B_AL_mo-10a - 5% rek<br>S':15.9, T:11.2", "2259.0_VY004.+187_B_AL_mo-10a - pieksterkte<br>S':16.0, T:11.3", "2259.0_VY004.+187_B_AL_mo-10a - 15% rek<br>S':14.6, T:10.7", "2259.0_VY004.+187_B_AL_mo-10a - eindsterkte<br>S':13.6, T:10.3"], "type": "scatter", "x": [14.3, 15.86, 15.85, 15.97, 14.61, 13.56], "y": [3.3, 10.36, 11.25, 11.27, 10.71, 10.26]}, {"hoverinfo": "text", "marker": {"color": "gray", "size": 7, "symbol": "triangle-up"}, "mode": "markers", "name": "Start 2259.0_VY004.+187_B_AL_mo-10a", "showlegend": false, "text": "2259.0_VY004.+187_B_AL_mo-10a - consolidatie<br>S':14.3, T:3.3", "type": "scatter", "x": [14.3], "y": [3.3]}, {"hoverinfo": "text", "marker": {"color": "blue"}, "mode": "markers", "name": "Geanalyseerd: TXT_SAFE_klei_licht_12_16", "text": ["1166.0_AW206.+089_B_BIK_M017-a", "1177.0_AW206.+089_B_BIK_M025-a", "1178.0_AW206.+089_B_BIK_M027-a", "1227.0_AW215.+116_B_BIK_M014-c", "1228.0_AW215.+116_B_BIK_M015-a", "1276.0_AW216.+198_B_BIK_M027-a", "1392.0_AW299.+003_B_BIT_M007-a", "1405.0_AW299.+003_B_BIT_M017-a", "1592.0_AW298.+178_B_BIK_29", "1717.0_VY039.+095_B_BIT_11-b", "1718.0_VY039.+095_B_BIT_12", "1782.0_VY093.+142_B_AL_3", "2259.0_VY004.+187_B_AL_mo-10a", "2276.0_VY004.+187_B_BIT_mo-10a", "2278.0_VY004.+187_B_BIT_mo-13a", "2524.0_VY050.+179_B_MBIB_mo-17a", "2947.0_VY022.+183_B_AL_M005-b", "3617.0_AW205.+030_B_AL_mo-19", "3698.0_AW207.+158_B_AL_mo-04", "3715.0_AW207.+158_B_AL_mo-21", "3735.0_AW207.+162_B_BIK_mo-14", "3774.0_AW207.+162_B_BIT_mo-13", "3812.0_AW213.+167_B_BIK_mo-20", "3869.0_AW213.+171_B_AL_mo-05", "3886.0_AW213.+171_B_AL_mo-22", "3897.0_AW217.+083_B_AL_mo-08", "3979.0_AW217.+084_B_BIT_mo-22", "4224.0_AW240.+027_B_BIT_mo-05"], "type": "scatter", "x": [156.6, 144.6, 121.7, 233.8, 92.25, 182.3, 23.14, 39.85, 145.4, 32.94, 134.9, 48.49, 14.61, 17.92, 96.99, 50.37, 16.26, 67.89, 65.62, 37.85, 81.25, 196.2, 193.6, 92.03, 57.34, 70.57, 101.1, 129.1], "y": [98.11, 89.43, 75.74, 143.8, 55.06, 111.0, 21.26, 25.77, 87.65, 24.39, 71.16, 39.72, 10.71, 12.32, 59.29, 34.57, 15.46, 44.59, 42.42, 29.15, 63.85, 137.5, 130.4, 56.53, 42.14, 45.27, 70.81, 81.46]}, {"line": {"color": "black", "dash": "dash", "width": 1}, "mode": "lines", "name": "5% bovengrens", "type": "scatter", "x": [14.61, 22.73, 30.85, 38.97, 47.09, 55.2, 63.32, 71.44, 79.56, 87.68, 95.8, 103.9, 112.0, 120.2, 128.3, 136.4, 144.5, 152.6, 160.7, 168.9, 177.0, 185.1, 193.2, 201.3, 209.5, 217.6, 225.7, 233.8], "y": [18.48, 23.32, 28.18, 33.04, 37.92, 42.8, 47.7, 52.6, 57.52, 62.45, 67.39, 72.34, 77.31, 82.29, 87.27, 92.27, 97.28, 102.3, 107.3, 112.4, 117.4, 122.5, 127.5, 132.6, 137.7, 142.8, 147.9, 153.0]}, {"line": {"color": "black", "dash": "dash", "width": 1}, "mode": "lines", "name": "5% ondergrens", "type": "scatter", "x": [14.61, 22.73, 30.85, 38.97, 47.09, 55.2, 63.32, 71.44, 79.56, 87.68, 95.8, 103.9, 112.0, 120.2, 128.3, 136.4, 144.5, 152.6, 160.7, 168.9, 177.0, 185.1, 193.2, 201.3, 209.5, 217.6, 225.7, 233.8], "y": [7.08, 12.13, 17.16, 22.19, 27.21, 32.21, 37.21, 42.19, 47.16, 52.12, 57.07, 62.01, 66.94, 71.85, 76.75, 81.65, 86.53, 91.4, 96.26, 101.1, 106.0, 110.8, 115.6, 120.4, 125.2, 130.0, 134.8, 139.6]}, {"line": {"color": "purple", "width": 2}, "mode": "lines", "name": "Fysische realiseerbare ondergrens", "type": "scatter", "x": [0, 238.8], "y": [0.1, 143.4]}, {"line": {"color": "orange", "width": 2}, "mode": "lines", "name": "gemiddelde", "type": "scatter", "x": [19.61, 238.8], "y": [15.82, 149.3]}], "layout": {"height": 720, "legend": {"title": {"text": "Legenda"}}, "margin": {"b": 100, "l": 50, "r": 50, "t": 100}, "title": {"text": "TXT_CPhi analyse met 15% rek op TXT_SAFE_klei_licht_12_16"}, "width": 1280, "xaxis": {"title": {"text": "s' [kPa]"}}, "yaxis": {"title": {"text": "t [kPa]"}}}}
